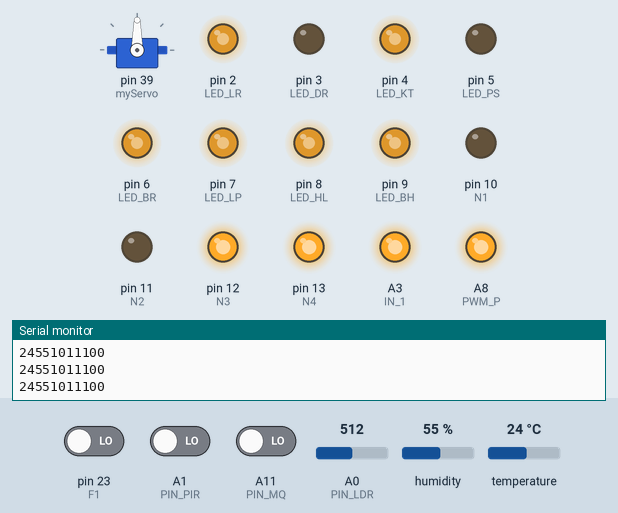
A sketch run on a simulated Arduino Mega 2560, built with avr-gcc and run on an emulated ATmega2560. Shown: servo, output pins drawn as LEDs (lit = HIGH), the last lines printed to the serial monitor. Inputs (shaded band) come from the test bench; at power-on: pin 23 (F1) LOW, humidity 55 %, A0 (PIN_LDR) = 512, A1 (PIN_PIR) LOW, A11 (PIN_MQ) LOW, temperature 24 °C.

Above: at 1.3 s.
1.4 s: pin 23 (F1) driven HIGH
At 2.4 s:
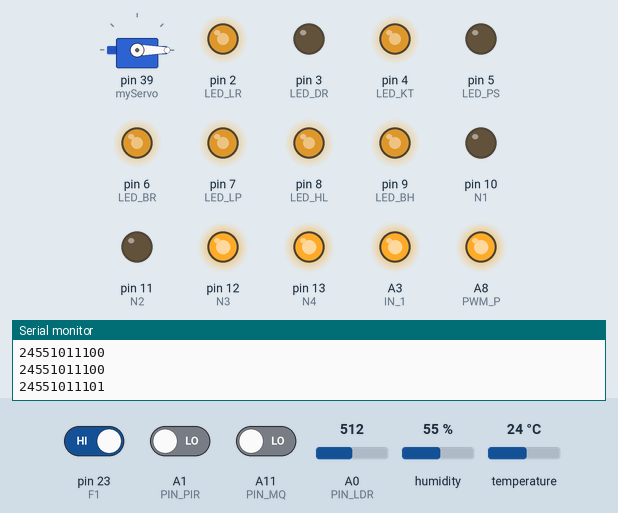
6.6 s: humidity set to 59 %
10.1 s: humidity set to 62 %
At 12.4 s:
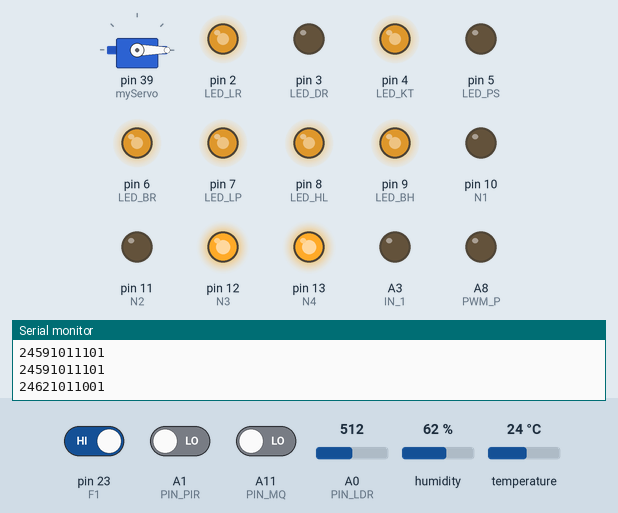
14.4 s: A0 (PIN_LDR) set to 786
17.9 s: A0 (PIN_LDR) set to 810
At 19.1 s:
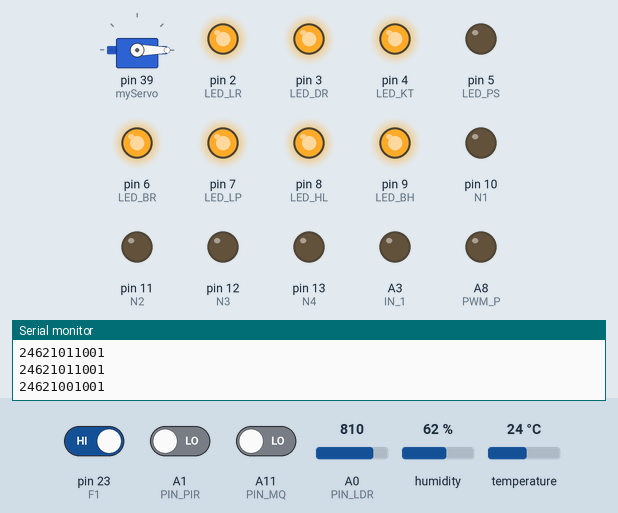
21.4 s: A1 (PIN_PIR) driven HIGH
At 22.5 s:
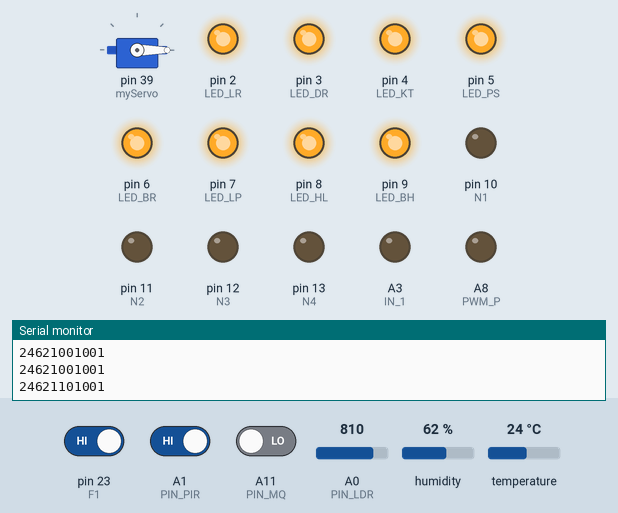
Timing chart, 0 to 25.9 s (numbered marks = the images above; inputs shaded):
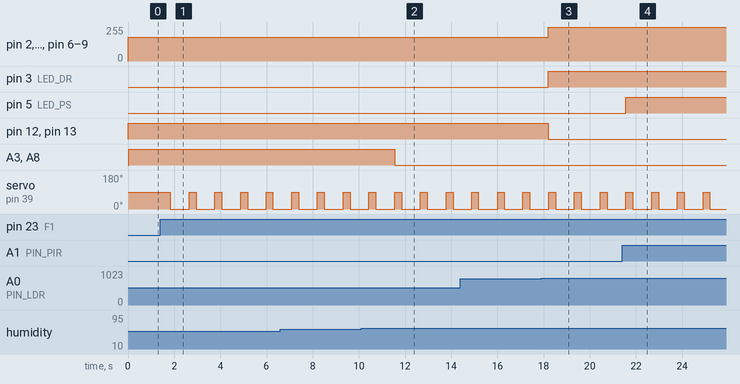

Measured:
- the behaviour switches between 60 and 61 % on humidity (found by bisection; images 1 and 2)
- the behaviour switches between 800 and 801 on A0 (PIN_LDR) (found by bisection; images 2 and 3)
- after the input at 1.4 s, servo on pin 39 (myServo): alternates 90° for 0.30 s and 0° for 0.81 s, starting after 0.43 s
- after the input at 10.1 s, A3 (IN_1), A8 (PWM_P): HIGH → LOW after 1.5 s
- after the input at 17.9 s, pin 2 (LED_LR), pin 4 (LED_KT), pin 6 (LED_BR), pin 7 (LED_LP), pin 8 (LED_HL), pin 9 (LED_BH): 180/255 → 255/255 after 0.31 s; pin 3 (LED_DR): LOW → HIGH after 0.31 s; pin 12 (N3), pin 13 (N4): HIGH → LOW after 0.31 s
- after the input at 21.4 s, pin 5 (LED_PS): LOW → HIGH after 0.16 s

The sketch:

C_digoArduino.ino
```cpp
#include <DHT.h>
#include <Servo.h>
//LEDS
#define LED_LR 2
#define LED_DR 3
#define LED_KT 4
#define LED_PS 5
#define LED_BR 6
#define LED_LP 7
#define LED_HL 8
#define LED_BH 9

//BLIND
#define N1 10
#define N2 11
#define N3 12
#define N4 13

//LDR
#define PIN_LDR A0

//PIR
#define PIN_PIR A1

#define DHT_TYPE DHT11
#define PIN_DHT A2

//VENTILACION
#define IN_1 A3
#define IN_2 A4
#define PWM A5

//RIEGO
#define IN_3 A6
#define IN_4 A7
#define PWM_P A8

//ALARMA
#define IN_5 A9
#define IN_6 A10
#define PIN_MQ A11

//LLAVE
#define F1 23
#define S1 39

DHT dht(PIN_DHT, DHT11);

Servo myServo;

void setup() {
  //LIGHTING SYSTEM
  pinMode(PIN_PIR, INPUT);
  pinMode(LED_LR, OUTPUT);
  pinMode(LED_DR, OUTPUT);
  pinMode(LED_KT, OUTPUT);
  pinMode(LED_PS, OUTPUT);
  pinMode(LED_BR, OUTPUT);
  pinMode(LED_LP, OUTPUT);
  pinMode(LED_HL, OUTPUT);
  pinMode(LED_BH, OUTPUT);
  pinMode(N1, OUTPUT);
  pinMode(N2, OUTPUT);
  pinMode(N3, OUTPUT);
  pinMode(N4, OUTPUT);
  digitalWrite(LED_LR, 0);
  digitalWrite(LED_DR, 0);
  digitalWrite(LED_KT, 0);
  digitalWrite(LED_PS, 0);
  digitalWrite(LED_BR, 0);
  digitalWrite(LED_LP, 0);
  digitalWrite(LED_HL, 0);
  digitalWrite(LED_BH, 0);
  digitalWrite(N1, 0);
  digitalWrite(N2, 0);
  digitalWrite(N3, 0);
  digitalWrite(N4, 0);

  //VENTILACION

  pinMode(IN_1, OUTPUT);
  pinMode(IN_2, OUTPUT);
  pinMode(PWM, OUTPUT);

  //RIEGO
  pinMode(IN_3, OUTPUT);
  pinMode(IN_4, OUTPUT);
  pinMode(PWM_P, OUTPUT);

  //TEMPERATURA Y HUMEDAD
  dht.begin();

  //ENVIO DE DATOS
  Serial.begin(2400);

  //ALARMA
  pinMode(IN_5, OUTPUT);
  pinMode(IN_6, OUTPUT);

  //LLAVE
  myServo.attach(39);
}

void lightSystem(int LDR_value, int ps_value, int &l1, int &l4, int &blind) {

  if (ps_value == HIGH) {
    digitalWrite(LED_PS, 1);
    l4 = 1;
  } else {
    digitalWrite(LED_PS, 0);
    l4 = 0;
  }
  if (LDR_value <= 100) {
    digitalWrite(LED_LR, 0);
    digitalWrite(LED_DR, 0);
    digitalWrite(LED_KT, 0);
    digitalWrite(LED_BR, 0);
    digitalWrite(LED_LP, 0);
    digitalWrite(LED_HL, 0);
    digitalWrite(LED_BH, 0);
    digitalWrite(N1, 1);
    digitalWrite(N2, 1);
    digitalWrite(N3, 1);
    digitalWrite(N4, 1);
    l1=0;
    blind=1;

  } else if (LDR_value > 100 && LDR_value <= 400) {
    analogWrite(LED_LR, 90);
    analogWrite(LED_DR, 90);
    analogWrite(LED_KT, 90);
    analogWrite(LED_BR, 90);
    analogWrite(LED_LP, 90);
    analogWrite(LED_HL, 90);
    analogWrite(LED_BH, 90);
    digitalWrite(N1, 0);
    digitalWrite(N2, 1);
    digitalWrite(N3, 1);
    digitalWrite(N4, 1);
    l1=1;
    blind=1;

  } else if (LDR_value > 400 && LDR_value <= 800) {
    analogWrite(LED_LR, 180);
    analogWrite(LED_KT, 180);
    analogWrite(LED_BR, 180);
    analogWrite(LED_LP, 180);
    analogWrite(LED_HL, 180);
    analogWrite(LED_BH, 180);
    digitalWrite(N1, 0);
    digitalWrite(N2, 0);
    digitalWrite(N3, 1);
    digitalWrite(N4, 1);
    l1=1;
    blind=1;

  } else {
    digitalWrite(LED_LR, 1);
    digitalWrite(LED_DR, 1);
    digitalWrite(LED_KT, 1);
    digitalWrite(LED_BR, 1);
    digitalWrite(LED_LP, 1);
    digitalWrite(LED_HL, 1);
    digitalWrite(LED_BH, 1);
    digitalWrite(N1, 0);
    digitalWrite(N2, 0);
    digitalWrite(N3, 0);
    digitalWrite(N4, 0);
    l1=1;
    blind=0;
  }
}

void loop() {
  float temperature = 0;
  float humidity = 0;
  int LDR_value = analogRead(PIN_LDR);
  int ps_value = digitalRead(PIN_PIR);
  int mq_value = digitalRead(PIN_MQ);
  int l1 = 0;
  int l4 = 0;
  int blind = 0;
  int fan = 0;
  int pump = 0;
  int fueguin = 0;
  int llave  = 0;
  lightSystem(LDR_value, ps_value, l1, l4, blind);
  readTemperatureAndHumidity(temperature, humidity);
  regulationFan(temperature, fan);
  regulationPump(humidity, pump);
  alarma(mq_value, fueguin);
  llaveSec(llave);
  sendDataOverSerial(temperature, humidity, l1, l4, blind, fan, pump, fueguin, llave);
  delay(500);
}


void readTemperatureAndHumidity(float &temperature, float &humidity) {
  temperature = dht.readTemperature();
  humidity = dht.readHumidity();
}

void regulationFan(float temperature, int &fan){
  if (temperature >= 18 && temperature <= 21){
    digitalWrite(IN_1,1);
    digitalWrite(IN_2,0);
    digitalWrite(PWM,100);
    fan = 1;
  }
  else if (temperature > 21 && temperature <= 26){
    digitalWrite(IN_1,1);
    digitalWrite(IN_2,0);
    digitalWrite(PWM,180);
    fan = 1;
  }
  else if (temperature > 26 && temperature <= 40){
    digitalWrite(IN_1,1);
    digitalWrite(IN_2,0);
    digitalWrite(PWM,255);
    fan = 1;
  }
  else{
    digitalWrite(IN_1,0);
    digitalWrite(IN_2,0);
    digitalWrite(PWM,0);
    fan = 0;
  }
}

void regulationPump(float humidity, int &pump){
    digitalWrite(IN_3,1);
  if (humidity <= 20){
    digitalWrite(IN_4,0);
    digitalWrite(PWM_P,255);
    pump = 1;
  }
  else if (humidity > 20 && humidity <= 40){
    digitalWrite(IN_3,1);
    digitalWrite(IN_4,0);
    digitalWrite(PWM_P,180);
    pump = 1;
  }
  else if (humidity > 40 && humidity <= 60){
    digitalWrite(IN_3,1);
    digitalWrite(IN_4,0);
    digitalWrite(PWM_P,90);
    pump = 1;
  }
  else{
    digitalWrite(IN_1,0);
    digitalWrite(IN_2,0);
    digitalWrite(PWM_P,0);
    pump = 0;
  }
}

void alarma(int mq_value, int &fueguin){
  if (mq_value == 1){
    digitalWrite(IN_5,1);
    digitalWrite(IN_6,0);
    fueguin = 1;
  }
  else{
    digitalWrite(IN_5,0);
    digitalWrite(IN_6,0);
    fueguin = 0;
  }
}

void llaveSec(int &llave){
  int customKey = digitalRead(F1);

  if (customKey == 1){
    llave = 1;
    myServo.write(90);
    delay(300);
    myServo.write(0);
    delay(300);
  }
  else{
    llave = 0;
  }
}

void sendDataOverSerial(float temperature, float humidity ,int l1, int l4, int blind, int fan, int pump, int fueguin, int llave) {
  Serial.print(int(temperature));
  Serial.print(int(humidity));
  Serial.print(l1);
  Serial.print(l4);
  Serial.print(blind);
  Serial.print(fan);
  Serial.print(pump);
  Serial.print(fueguin);
  Serial.print(llave);
  Serial.print("\n");
}
```
